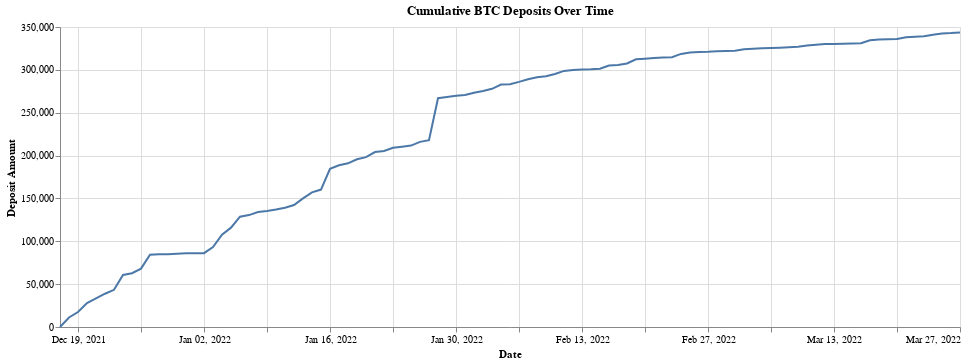

Notebook code cell kept with this figure:
### Code cell
alt.Chart(df_cumulative_deposits_by_asset[(df_cumulative_deposits_by_asset['asset'] == 'SOL') & ~(df_cumulative_deposits_by_asset['is_high_voltage'])]).mark_line().encode(
    x=alt.X('yearmonthdate(date)',axis=alt.Axis(title='Date')),
    y=alt.Y('cumulative_deposits', axis=alt.Axis(title='Deposit Amount'))
).properties(
    width=900,
    title='Cumulative BTC Deposits Over Time'
)

### Figure 1 — Vega-Lite specification as saved in the notebook (floating-point values rounded to 4 significant figures)
{"config": {"view": {"continuousWidth": 400, "continuousHeight": 300}}, "data": {"name": "data-504a347816fa1a307d5b5ea0d4d59861"}, "mark": "line", "encoding": {"x": {"type": "temporal", "axis": {"title": "Date"}, "field": "date", "timeUnit": "yearmonthdate"}, "y": {"type": "quantitative", "axis": {"title": "Deposit Amount"}, "field": "cumulative_deposits"}}, "title": "Cumulative BTC Deposits Over Time", "width": 900, "$schema": "https://vega.github.io/schema/vega-lite/v4.8.1.json", "datasets": {"data-504a347816fa1a307d5b5ea0d4d59861": [{"date": "2021-12-17T00:00:00", "asset": "SOL", "is_high_voltage": false, "cumulative_deposits": 27.0}, {"date": "2021-12-18T00:00:00", "asset": "SOL", "is_high_voltage": false, "cumulative_deposits": 11090.0}, {"date": "2021-12-19T00:00:00", "asset": "SOL", "is_high_voltage": false, "cumulative_deposits": 17470.0}, {"date": "2021-12-20T00:00:00", "asset": "SOL", "is_high_voltage": false, "cumulative_deposits": 27890.0}, {"date": "2021-12-21T00:00:00", "asset": "SOL", "is_high_voltage": false, "cumulative_deposits": 33280.0}, {"date": "2021-12-22T00:00:00", "asset": "SOL", "is_high_voltage": false, "cumulative_deposits": 38840.0}, {"date": "2021-12-23T00:00:00", "asset": "SOL", "is_high_voltage": false, "cumulative_deposits": 43380.0}, {"date": "2021-12-24T00:00:00", "asset": "SOL", "is_high_voltage": false, "cumulative_deposits": 60740.0}, {"date": "2021-12-25T00:00:00", "asset": "SOL", "is_high_voltage": false, "cumulative_deposits": 62730.0}, {"date": "2021-12-26T00:00:00", "asset": "SOL", "is_high_voltage": false, "cumulative_deposits": 68110.0}, {"date": "2021-12-27T00:00:00", "asset": "SOL", "is_high_voltage": false, "cumulative_deposits": 84240.0}, {"date": "2021-12-28T00:00:00", "asset": "SOL", "is_high_voltage": false, "cumulative_deposits": 84970.0}, {"date": "2021-12-29T00:00:00", "asset": "SOL", "is_high_voltage": false, "cumulative_deposits": 84970.0}, {"date": "2021-12-31T00:00:00", "asset": "SOL", "is_high_voltage": false, "cumulative_deposits": 85940.0}, {"date": "2022-01-01T00:00:00", "asset": "SOL", "is_high_voltage": false, "cumulative_deposits": 85940.0}, {"date": "2022-01-02T00:00:00", "asset": "SOL", "is_high_voltage": false, "cumulative_deposits": 86170.0}, {"date": "2022-01-03T00:00:00", "asset": "SOL", "is_high_voltage": false, "cumulative_deposits": 93330.0}, {"date": "2022-01-04T00:00:00", "asset": "SOL", "is_high_voltage": false, "cumulative_deposits": 107800.0}, {"date": "2022-01-05T00:00:00", "asset": "SOL", "is_high_voltage": false, "cumulative_deposits": 115900.0}, {"date": "2022-01-06T00:00:00", "asset": "SOL", "is_high_voltage": false, "cumulative_deposits": 128700.0}, {"date": "2022-01-07T00:00:00", "asset": "SOL", "is_high_voltage": false, "cumulative_deposits": 130600.0}, {"date": "2022-01-08T00:00:00", "asset": "SOL", "is_high_voltage": false, "cumulative_deposits": 134200.0}, {"date": "2022-01-09T00:00:00", "asset": "SOL", "is_high_voltage": false, "cumulative_deposits": 135200.0}, {"date": "2022-01-10T00:00:00", "asset": "SOL", "is_high_voltage": false, "cumulative_deposits": 137000.0}, {"date": "2022-01-11T00:00:00", "asset": "SOL", "is_high_voltage": false, "cumulative_deposits": 139200.0}, {"date": "2022-01-12T00:00:00", "asset": "SOL", "is_high_voltage": false, "cumulative_deposits": 142400.0}, {"date": "2022-01-13T00:00:00", "asset": "SOL", "is_high_voltage": false, "cumulative_deposits": 150100.0}, {"date": "2022-01-14T00:00:00", "asset": "SOL", "is_high_voltage": false, "cumulative_deposits": 157100.0}, {"date": "2022-01-15T00:00:00", "asset": "SOL", "is_high_voltage": false, "cumulative_deposits": 160300.0}, {"date": "2022-01-16T00:00:00", "asset": "SOL", "is_high_voltage": false, "cumulative_deposits": 184500.0}, {"date": "2022-01-17T00:00:00", "asset": "SOL", "is_high_voltage": false, "cumulative_deposits": 188600.0}, {"date": "2022-01-18T00:00:00", "asset": "SOL", "is_high_voltage": false, "cumulative_deposits": 191000.0}, {"date": "2022-01-19T00:00:00", "asset": "SOL", "is_high_voltage": false, "cumulative_deposits": 195600.0}, {"date": "2022-01-20T00:00:00", "asset": "SOL", "is_high_voltage": false, "cumulative_deposits": 198200.0}, {"date": "2022-01-21T00:00:00", "asset": "SOL", "is_high_voltage": false, "cumulative_deposits": 204100.0}, {"date": "2022-01-22T00:00:00", "asset": "SOL", "is_high_voltage": false, "cumulative_deposits": 205300.0}, {"date": "2022-01-23T00:00:00", "asset": "SOL", "is_high_voltage": false, "cumulative_deposits": 209100.0}, {"date": "2022-01-24T00:00:00", "asset": "SOL", "is_high_voltage": false, "cumulative_deposits": 210300.0}, {"date": "2022-01-25T00:00:00", "asset": "SOL", "is_high_voltage": false, "cumulative_deposits": 211700.0}, {"date": "2022-01-26T00:00:00", "asset": "SOL", "is_high_voltage": false, "cumulative_deposits": 216000.0}, {"date": "2022-01-27T00:00:00", "asset": "SOL", "is_high_voltage": false, "cumulative_deposits": 217900.0}, {"date": "2022-01-28T00:00:00", "asset": "SOL", "is_high_voltage": false, "cumulative_deposits": 266900.0}, {"date": "2022-01-29T00:00:00", "asset": "SOL", "is_high_voltage": false, "cumulative_deposits": 268300.0}, {"date": "2022-01-30T00:00:00", "asset": "SOL", "is_high_voltage": false, "cumulative_deposits": 269800.0}, {"date": "2022-01-31T00:00:00", "asset": "SOL", "is_high_voltage": false, "cumulative_deposits": 270700.0}, {"date": "2022-02-01T00:00:00", "asset": "SOL", "is_high_voltage": false, "cumulative_deposits": 273300.0}, {"date": "2022-02-02T00:00:00", "asset": "SOL", "is_high_voltage": false, "cumulative_deposits": 275300.0}, {"date": "2022-02-03T00:00:00", "asset": "SOL", "is_high_voltage": false, "cumulative_deposits": 277900.0}, {"date": "2022-02-04T00:00:00", "asset": "SOL", "is_high_voltage": false, "cumulative_deposits": 282800.0}, {"date": "2022-02-05T00:00:00", "asset": "SOL", "is_high_voltage": false, "cumulative_deposits": 283300.0}, {"date": "2022-02-06T00:00:00", "asset": "SOL", "is_high_voltage": false, "cumulative_deposits": 286000.0}, {"date": "2022-02-07T00:00:00", "asset": "SOL", "is_high_voltage": false, "cumulative_deposits": 289100.0}, {"date": "2022-02-08T00:00:00", "asset": "SOL", "is_high_voltage": false, "cumulative_deposits": 291500.0}, {"date": "2022-02-09T00:00:00", "asset": "SOL", "is_high_voltage": false, "cumulative_deposits": 292400.0}, {"date": "2022-02-10T00:00:00", "asset": "SOL", "is_high_voltage": false, "cumulative_deposits": 295100.0}, {"date": "2022-02-11T00:00:00", "asset": "SOL", "is_high_voltage": false, "cumulative_deposits": 298800.0}, {"date": "2022-02-12T00:00:00", "asset": "SOL", "is_high_voltage": false, "cumulative_deposits": 299900.0}, {"date": "2022-02-13T00:00:00", "asset": "SOL", "is_high_voltage": false, "cumulative_deposits": 300400.0}, {"date": "2022-02-14T00:00:00", "asset": "SOL", "is_high_voltage": false, "cumulative_deposits": 300700.0}, {"date": "2022-02-15T00:00:00", "asset": "SOL", "is_high_voltage": false, "cumulative_deposits": 301300.0}, {"date": "2022-02-16T00:00:00", "asset": "SOL", "is_high_voltage": false, "cumulative_deposits": 305100.0}, {"date": "2022-02-17T00:00:00", "asset": "SOL", "is_high_voltage": false, "cumulative_deposits": 305800.0}, {"date": "2022-02-18T00:00:00", "asset": "SOL", "is_high_voltage": false, "cumulative_deposits": 307500.0}, {"date": "2022-02-19T00:00:00", "asset": "SOL", "is_high_voltage": false, "cumulative_deposits": 312300.0}, {"date": "2022-02-20T00:00:00", "asset": "SOL", "is_high_voltage": false, "cumulative_deposits": 313000.0}, {"date": "2022-02-21T00:00:00", "asset": "SOL", "is_high_voltage": false, "cumulative_deposits": 313900.0}, {"date": "2022-02-22T00:00:00", "asset": "SOL", "is_high_voltage": false, "cumulative_deposits": 314500.0}, {"date": "2022-02-23T00:00:00", "asset": "SOL", "is_high_voltage": false, "cumulative_deposits": 314700.0}, {"date": "2022-02-24T00:00:00", "asset": "SOL", "is_high_voltage": false, "cumulative_deposits": 318600.0}, {"date": "2022-02-25T00:00:00", "asset": "SOL", "is_high_voltage": false, "cumulative_deposits": 320300.0}, {"date": "2022-02-26T00:00:00", "asset": "SOL", "is_high_voltage": false, "cumulative_deposits": 320800.0}, {"date": "2022-02-27T00:00:00", "asset": "SOL", "is_high_voltage": false, "cumulative_deposits": 321000.0}, {"date": "2022-02-28T00:00:00", "asset": "SOL", "is_high_voltage": false, "cumulative_deposits": 321700.0}, {"date": "2022-03-01T00:00:00", "asset": "SOL", "is_high_voltage": false, "cumulative_deposits": 322000.0}, {"date": "2022-03-02T00:00:00", "asset": "SOL", "is_high_voltage": false, "cumulative_deposits": 322300.0}, {"date": "2022-03-03T00:00:00", "asset": "SOL", "is_high_voltage": false, "cumulative_deposits": 324000.0}, {"date": "2022-03-04T00:00:00", "asset": "SOL", "is_high_voltage": false, "cumulative_deposits": 324700.0}, {"date": "2022-03-05T00:00:00", "asset": "SOL", "is_high_voltage": false, "cumulative_deposits": 325100.0}, {"date": "2022-03-06T00:00:00", "asset": "SOL", "is_high_voltage": false, "cumulative_deposits": 325500.0}, {"date": "2022-03-07T00:00:00", "asset": "SOL", "is_high_voltage": false, "cumulative_deposits": 325800.0}, {"date": "2022-03-08T00:00:00", "asset": "SOL", "is_high_voltage": false, "cumulative_deposits": 326400.0}, {"date": "2022-03-09T00:00:00", "asset": "SOL", "is_high_voltage": false, "cumulative_deposits": 327000.0}, {"date": "2022-03-10T00:00:00", "asset": "SOL", "is_high_voltage": false, "cumulative_deposits": 328500.0}, {"date": "2022-03-11T00:00:00", "asset": "SOL", "is_high_voltage": false, "cumulative_deposits": 329200.0}, {"date": "2022-03-12T00:00:00", "asset": "SOL", "is_high_voltage": false, "cumulative_deposits": 330100.0}, {"date": "2022-03-13T00:00:00", "asset": "SOL", "is_high_voltage": false, "cumulative_deposits": 330200.0}, {"date": "2022-03-14T00:00:00", "asset": "SOL", "is_high_voltage": false, "cumulative_deposits": 330500.0}, {"date": "2022-03-15T00:00:00", "asset": "SOL", "is_high_voltage": false, "cumulative_deposits": 330800.0}, {"date": "2022-03-16T00:00:00", "asset": "SOL", "is_high_voltage": false, "cumulative_deposits": 331000.0}, {"date": "2022-03-17T00:00:00", "asset": "SOL", "is_high_voltage": false, "cumulative_deposits": 334500.0}, {"date": "2022-03-18T00:00:00", "asset": "SOL", "is_high_voltage": false, "cumulative_deposits": 335400.0}, {"date": "2022-03-19T00:00:00", "asset": "SOL", "is_high_voltage": false, "cumulative_deposits": 335600.0}, {"date": "2022-03-20T00:00:00", "asset": "SOL", "is_high_voltage": false, "cumulative_deposits": 336000.0}, {"date": "2022-03-21T00:00:00", "asset": "SOL", "is_high_voltage": false, "cumulative_deposits": 338000.0}, {"date": "2022-03-22T00:00:00", "asset": "SOL", "is_high_voltage": false, "cumulative_deposits": 338700.0}, {"date": "2022-03-23T00:00:00", "asset": "SOL", "is_high_voltage": false, "cumulative_deposits": 339100.0}, {"date": "2022-03-24T00:00:00", "asset": "SOL", "is_high_voltage": false, "cumulative_deposits": 340900.0}, {"date": "2022-03-25T00:00:00", "asset": "SOL", "is_high_voltage": false, "cumulative_deposits": 342300.0}, {"date": "2022-03-26T00:00:00", "asset": "SOL", "is_high_voltage": false, "cumulative_deposits": 342900.0}, {"date": "2022-03-27T00:00:00", "asset": "SOL", "is_high_voltage": false, "cumulative_deposits": 343700.0}]}}
